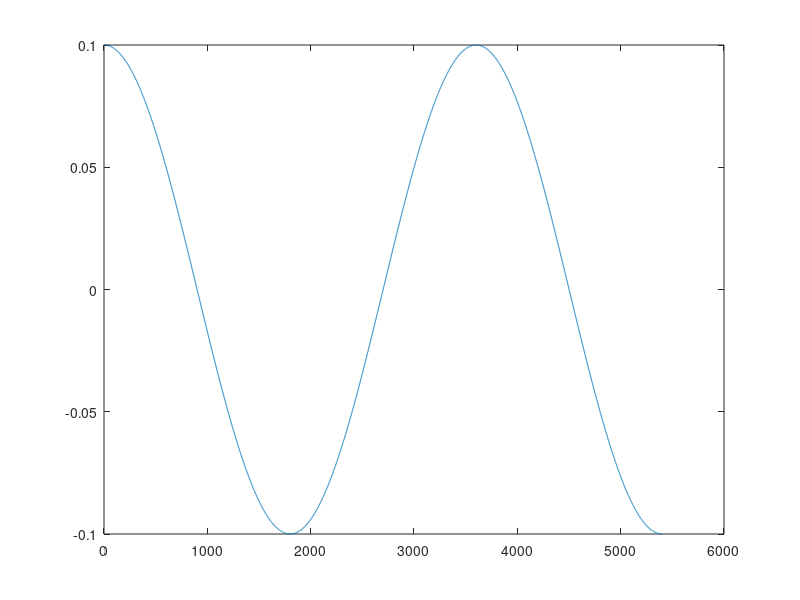

This chart was generated by the following MATLAB code: (Note: this script raises an error after producing the figure.)
% %%
% load Data
% aalpha=[];
% LL=[];
% pphi=[];
% LL(1)=lOde;
% for i=1:length(Time)-1
%     Phiaalpha(i)=acos((LL(i)^2-r_thetaRTime(i)^2+R^2)/2/R/LL(i))*sign(tauTime(i));
% %     if(abs(tauTime(i))<1e-4)
% %         Phiaalpha(i)=0;
% %     end
%         
% %     if(LL(i)/R*sin(aalpha(i))> .001)
% %         pphi(i)=asin(LL(i)/R*sin(aalpha(i)));
% %     else
% %         pphi(i)=(LL(i)/R*sin(aalpha(i)));
% %     end
%     LL(i+1)=LL(i)+diff(ThetaTime(i:i+1))*LL(i)*tan(real(Phiaalpha(i)));
% end
% 

%%  Set Parameters and Torque Profile
home
close all
clear

% Paramters
    m=.0385;
    K=5000;
    R=.015/2;
    l0=.04;
    lOde=.05;

% Profile
    ThetaS=deg2rad(0:.05:270)';
% linear
%     tau=.125*(ThetaS)-.1178*2.5; 
% constant
%      tau=.3*ones(size(ThetaS));
% exp
%     tau=(2*(1-exp((-ThetaS) )))/2;
% tanh
%      tau=.149*(tanh(-(-ThetaS+3*pi/4)*1));
% Cubic
%     tau=.02*(ThetaS-3*pi/4).^3;
% Sine
    tau=.1*(sin(2*(ThetaS-3*pi/4)));
    plot(tau)

%% Calculate the profile of Cam for the given Torque Profile
OdeOpt= odeset('RelTol',1e-6,'AbsTol',1e-6);
[Theta,L_ThetaS]=ode15s(@(theta,l)OdeSolverNonLinTRot(theta,l,tau,ThetaS,K,l0),ThetaS,lOde,OdeOpt);

Tan_Phi_Alpha=(tau./(K.*L_ThetaS.*(L_ThetaS-l0)));
Phi_Alpha=atan(tau./(K.*L_ThetaS.*(L_ThetaS-l0)));
Cot_Phi=(L_ThetaS.*cos(Phi_Alpha)-R)./(L_ThetaS.*sin(Phi_Alpha));
Phi=acot(Cot_Phi);
r_thetaR=sin(Phi_Alpha)./sin(Phi).*L_ThetaS;
Sin_Alpha=R*(sin(Phi)./L_ThetaS);
Alpha=asin(Sin_Alpha);
ThetaR=Theta+Alpha;
disp('here')

figure
set(gcf,'position',[300 25 500 675])
subplot(3,2,[1,2,3,4])
    hold off
    hh1=Mypolar(0,100*(max(L_ThetaS)+R));
    set(hh1,'linewidth',2);
    hold on
    hh=Mypolar([ThetaR; ThetaR(1)],[ 100*r_thetaR ;100*r_thetaR(1)]);
    set(hh,'linewidth',3);
    
    hold all
    hhh=polar(ThetaS,100*L_ThetaS);
    set(hhh,'linestyle','-.');
    viscircles(100*L_ThetaS(1)*[cos(ThetaS(1)),sin(ThetaS(1)) ],100*R,'EdgeColor',[0.31 0.31 0.3]);
    plot([0 100*(L_ThetaS(1)+R)*cos(ThetaS(1))],[0,100*(L_ThetaS(1)+R)*sin(ThetaS(1))],'color','r','linewidth',2)
    plot([100*L_ThetaS(1)*cos(ThetaS(1)) 100*(r_thetaR(1))*cos(ThetaR(1))],[100*L_ThetaS(1)*sin(ThetaS(1)),100*(r_thetaR(1))*sin(ThetaR(1))],'color','g')
    plot([0 100*(r_thetaR(1)+2*R)*cos(ThetaR(1))],[0,100*(r_thetaR(1)+2*R)*sin(ThetaR(1))],'color','m')
    

    
hss=subplot(3,2,5);
    plot(rad2deg(ThetaS),tau,'linewidth',2)
    xlabel(['q',' (deg)'],'FontWeight','bold','FontSize',12,'FontName','mwa_cmb10');
    ylabel('\tau (N.m)','FontWeight','bold','FontSize',12,'FontName','mwa_cmb10','FontWeight','bold');
    grid on
    set(gca,'FontSize',10,'FontWeight','bold','FontName','mwa_cmb10')
    xlim([0 270])
%     ylim([min(tau) max(tau)]*1.2)
    set(gca,'XTickLabel',{'0','','','90','','','180','','','270'},...
    'XTick',[0 30 60 90 120 150 180 210 240 270])

hss=subplot(3,2,6);
    plot(rad2deg(ThetaS(2:end)),diff(tau(1:end))./diff(ThetaS(1:end)),'linewidth',2)
    ylabel('Stiffness (N.m/deg)','FontWeight','bold','FontSize',14,'FontName','mwa_cmb10');
    grid on
    xlabel(['q',' (deg)'],'FontWeight','bold','FontSize',12,'FontName','mwa_cmb10');
    set(gca,'FontSize',10,'FontWeight','bold','FontName','mwa_cmb10')
    xlim([0 270])
%     ylim([min(diff(tau(1:end))./diff(ThetaS(1:end))) max(diff(tau(1:end))./diff(ThetaS(1:end)))]*1.2)
    set(gca,'XTickLabel',{'0','','','90','','','180','','','270'},...
    'XTick',[0 30 60 90 120 150 180 210 240 270])


%% Specify the Speed Profile

f=.1;
Time=linspace(0,1/2/f,length(L_ThetaS));

% t=0 --> theta =0 & omega= 0
% t=T/2 --> theta = middle of range & omega= max
% t=T --> theta = end of range & omega= 0
% a=-ThetaS(end)/2;
% b=pi/Time(end);
% c=pi/2;
% d=-a;
% ThetaTime=a*sin(b*Time+c)+d;    % position
% OmegaTime=a*b*cos(b*Time+c);    % angular velicty
% AlphaTime=-a*b^2*sin(b*Time+c);    % angular acceleration

a=ThetaS(end)/Time(end);
ThetaTime=a*Time;    % position
OmegaTime=a*ones(size(Time));    % angular velicty
AlphaTime=0*ones(size(Time));    % angular acceleration

% a=2*(ThetaS(end))/((Time(end)^2));
% ThetaTime=1/2*a*Time.^2;    % position
% OmegaTime=a*(Time)+.01;    % angular velicty
% AlphaTime=a*ones(size(Time));    % angular acceleration

L_ThetaSTime=interp1(ThetaS,smooth(L_ThetaS),ThetaTime);
DL_ThetaSTime=differential(smooth(L_ThetaSTime,3)',Time,diff(Time(1:2)));
D2L_ThetaSTime=differential(smooth(DL_ThetaSTime,3)',Time,diff(Time(1:2)));

DL_ThetaS =differential(smooth(L_ThetaS,3)',ThetaS',diff(ThetaS(1:2)));
D2L_ThetaS=differential(smooth(DL_ThetaS,3)',ThetaS',diff(ThetaS(1:2)));

tauTime=(m*3/2*(DL_ThetaSTime.*D2L_ThetaSTime  +  L_ThetaSTime.^2.*OmegaTime.*AlphaTime  +  L_ThetaSTime.*DL_ThetaSTime.*OmegaTime.^2)+K*(L_ThetaSTime-l0).*DL_ThetaSTime)./OmegaTime;

Lextra=linspace(0,l0/5,5);
for i=1:length(Lextra)
    tauTime(end+1,:)=(m*3/2*(DL_ThetaSTime.*D2L_ThetaSTime  +  L_ThetaSTime.^2.*OmegaTime.*AlphaTime  +  L_ThetaSTime.*DL_ThetaSTime.*OmegaTime.^2)+K*(L_ThetaSTime-l0+Lextra(i)).*DL_ThetaSTime)./OmegaTime;
end

figure
    subplot(2,1,1)
        plot(ThetaTime,tauTime(1,:),'linewidth',2,'DisplayName','main')
        xlabel(['q',' (deg)'],'FontWeight','bold','FontSize',12,'FontName','mwa_cmb10');
        ylabel(['\tau',' (N/m)'],'FontWeight','bold','FontSize',12,'FontName','mwa_cmb10');
        hold all
        for i=2:size(tauTime,1)
            plot(ThetaTime,tauTime(i,:),'linewidth',2,'DisplayName',['l0=',num2str(l0+Lextra(i-1))])
        end
        grid on
        hold off
        legend(gca,'show');

    subplot(2,1,2)
        xlabel(['q',' (deg)'],'FontWeight','bold','FontSize',12,'FontName','mwa_cmb10');
        ylabel('Sclae','FontWeight','bold','FontSize',12,'FontName','mwa_cmb10');
        hold all
        for i=2:size(tauTime,1)
            plot(ThetaTime,tauTime(i,:)./tauTime(1,:),'linewidth',2,'DisplayName',['l0=',num2str(l0+Lextra(i-1))])
        end
        grid on
        hold off
        legend(gca,'show');
%% Calculate the Generated Torque 

OdeOpt= odeset('RelTol',1e-4,'AbsTol',1e-4,'Events',@(t,theta)StopCond(t,theta));
[TimeOde,Xs]=ode15s(@(t,theta)OdeSolverNonLinTRotExact_Inverser(t,theta,1.05*tauTime,ThetaS,L_ThetaS,DL_ThetaS,D2L_ThetaS,Time,K,l0,m),Time,[0 .1],OdeOpt);
ThetaOde=Xs(:,1)';
disp('there')
clf
subplot(2,1,1)
plot(TimeOde,ThetaOde)
hold all
plot(Time,ThetaTime)

subplot(2,1,2)
plot(rad2deg(ThetaOde),interp1(Time,tauTime,TimeOde))
hold all
plot(rad2deg(ThetaS),tau)
